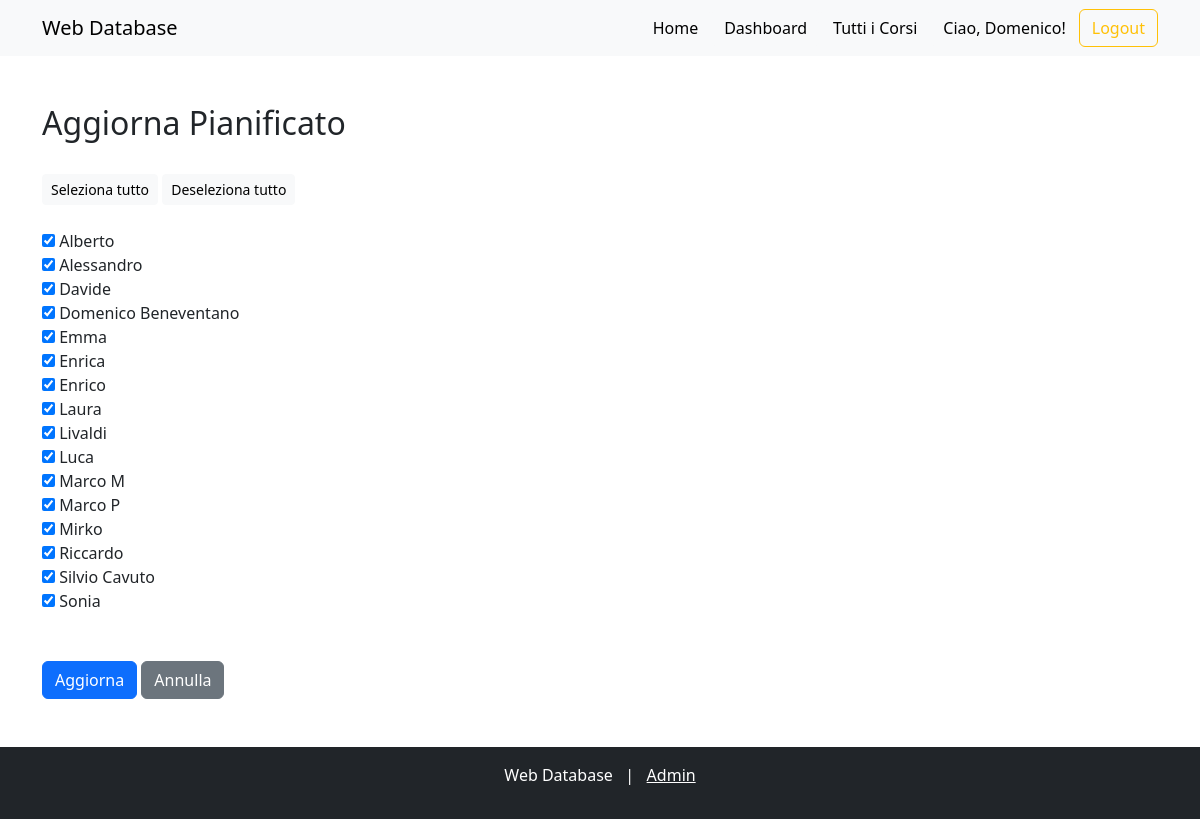
The page /courseupdate/314/plannedupdate (signed in) on the database its author committed.
### web_app/models.py (models this page shows, shortened)
class CustomUser(AbstractUser):
    USER_TYPE_CHOICES = (
        ('person', 'Persona'),
        ('quality_manager', 'Quality Manager'),
    )
    user_type = models.CharField(max_length=20, choices=USER_TYPE_CHOICES)

### web_app/views.py (the view)
# urls.py: path('courseupdate/<int:pk>/plannedupdate', views.planned_completed_update, name='planned_update'),
@quality_manager_required
def planned_completed_update(request, pk):
    users = CustomUser.objects.filter(Q(user_type='person') | Q(user_type='quality_manager'))
    course = get_object_or_404(Course, pk=pk)
    if request.path.__contains__('planned'):
        current_state = 'planned'
        stato = 'Pianificato'
    else:
        current_state = 'completed'
        stato = 'Completato'
    users_in_attendance = Attendance.objects.filter(
        course=course, state=current_state
    ).values_list('user_id', flat=True)
    if request.method == "POST":
        form = UpdateAttendanceForm(request.POST)
        if form.is_valid():
            users_selected = form.cleaned_data['users']
            for user in users_selected:
                if not Attendance.objects.filter(
                    course=course, user=user, state=current_state
                ).exists():
                    Attendance.objects.create(
                        course=course, user=user, state=current_state
                    )
            for user_id in users_in_attendance:
                if user_id not in [user.id for user in users_selected]:
                    Attendance.objects.filter(
                        course=course, user_id=user_id, state=current_state
                    ).delete()
            messages.success(request, f'Utenti {current_state} modificati con successo!')
            return redirect('course_detail', pk=course.pk)
    else:
        form = UpdateAttendanceForm(initial={'users': users_in_attendance})
    return render(request, 'web_app/planned_completed_update.html', {'form': form, 'course': course, 'persone': users, 'title': f'Aggiorna {stato}'})

### web_app/forms.py
class UpdateAttendanceForm(forms.Form):
    users = forms.ModelMultipleChoiceField(
        queryset=get_user_model().objects.all(),
        widget=forms.CheckboxSelectMultiple,
        required=False
    )

### web_app/templates/web_app/planned_completed_update.html (shortened to what this page needs)
{% extends 'base.html' %}
{% block content %}
  <h2>{{ title }}</h2>
<br>
  <form method="post">
    <div>
      <button type="button" class="btn btn-sm btn-light" onclick="selectAll()">Seleziona tutto</button>
      <button type="button" class="btn btn-sm btn-light" onclick="deselectAll()">Deseleziona tutto</button>
    </div>
<br>
    {% for field in form %}
      <div>
        <label for="{{ field.id_for_label }}">
          {% for user in persone %}
            <input type="checkbox" name="{{ field.name }}" value="{{ user.id }}" id="user_{{ user.id }}" {% if user.id in field.value %} checked {% endif %}>
            {{ user.first_name }} {{ user.last_name }}<br>
          {% endfor %}
        </label>
      </div>
    {% endfor %}
  <br><br>
    <button type="submit" class="btn btn-primary">Aggiorna</button>
    <a href="{% url 'course_detail' course.pk %}" class="btn btn-secondary">Annulla</a>
  </form>
{% endblock %}

### templates/base.html (shortened to what this page needs)
<!DOCTYPE html>
<html lang="it">
<head>
    <link href="https://cdn.jsdelivr.net/npm/bootstrap@5.3.0/dist/css/bootstrap.min.css" rel="stylesheet">
    <link rel="stylesheet" href="https://cdn.jsdelivr.net/npm/flatpickr/dist/themes/airbnb.css">
</head>
<body class="d-flex flex-column min-vh-100">
    <nav class="navbar navbar-expand-lg navbar-light bg-light">
        <div class="container">
            <a class="navbar-brand" href="{% url 'home' %}">Web Database</a>
            <div class="collapse navbar-collapse" id="navbarNav">
                <ul class="navbar-nav ms-auto">
                    <li class="nav-item">
                        <a class="btn btn-light" href="{% url 'home' %}">Home</a>
                    </li>
                    {% if user.user_type == 'quality_manager' or user.is_superuser %}
                        <li class="nav-item">
                        <a class="btn btn-light" href="{% url 'dashboard' %}">Dashboard</a>
                        </li>
                    {% endif %}
                    <li class="nav-item">
                        <a class="btn btn-light" href="{% url 'courses' %}">Tutti i Corsi</a>
                    </li>
                    {% if user.is_authenticated %}
                        <li class="nav-item">
                            <a class="btn btn-light" href="{% url 'user_detail' user.id %}">Ciao, {{ user.first_name }}!</a>
                        </li>
                        <li class="nav-item">
                            <form method="POST" action="{% url 'logout' %}"> {% csrf_token %}
                                <button type="submit" class="btn btn-outline-warning">Logout</button>
                            </form>
                        </li>
                    {% endif %}
                </ul>
            </div>
        </div>
    </nav>
    <main class="container my-5 flex-grow-1">
        {% block content %}
        {% endblock %}
    </main>
    <footer class="bg-dark text-white text-center py-3 mt-auto">
        <p>Web Database &nbsp; | &nbsp; <a href="http://localhost:8000/admin/" class="text-white">Admin</a></p>
    </footer>
</body>
</html>

### templates/base.html (style rules this page uses)
html, body { height: 100%; }

### rows shown on the page
CustomUser: first_name "Domenico", users "☑", last_name "Beneventano"
CustomUser: users "☑", first_name "Alberto"
CustomUser: users "☑", first_name "Alessandro"
CustomUser: users "☑", first_name "Davide"
CustomUser: users "☑", first_name "Emma"
CustomUser: users "☑", first_name "Enrica"
CustomUser: users "☑", first_name "Enrico"
CustomUser: users "☑", first_name "Laura"
CustomUser: users "☑", first_name "Livaldi"
CustomUser: users "☑", first_name "Luca"
CustomUser: users "☑", first_name "Marco", last_name "M"
CustomUser: users "☑", first_name "Marco", last_name "P"
CustomUser: users "☑", first_name "Mirko"
CustomUser: users "☑", first_name "Riccardo"
CustomUser: users "☑", first_name "Silvio", last_name "Cavuto"
CustomUser: users "☑", first_name "Sonia"

### other values the page prints
{{ title }} "Aggiorna Pianificato"
